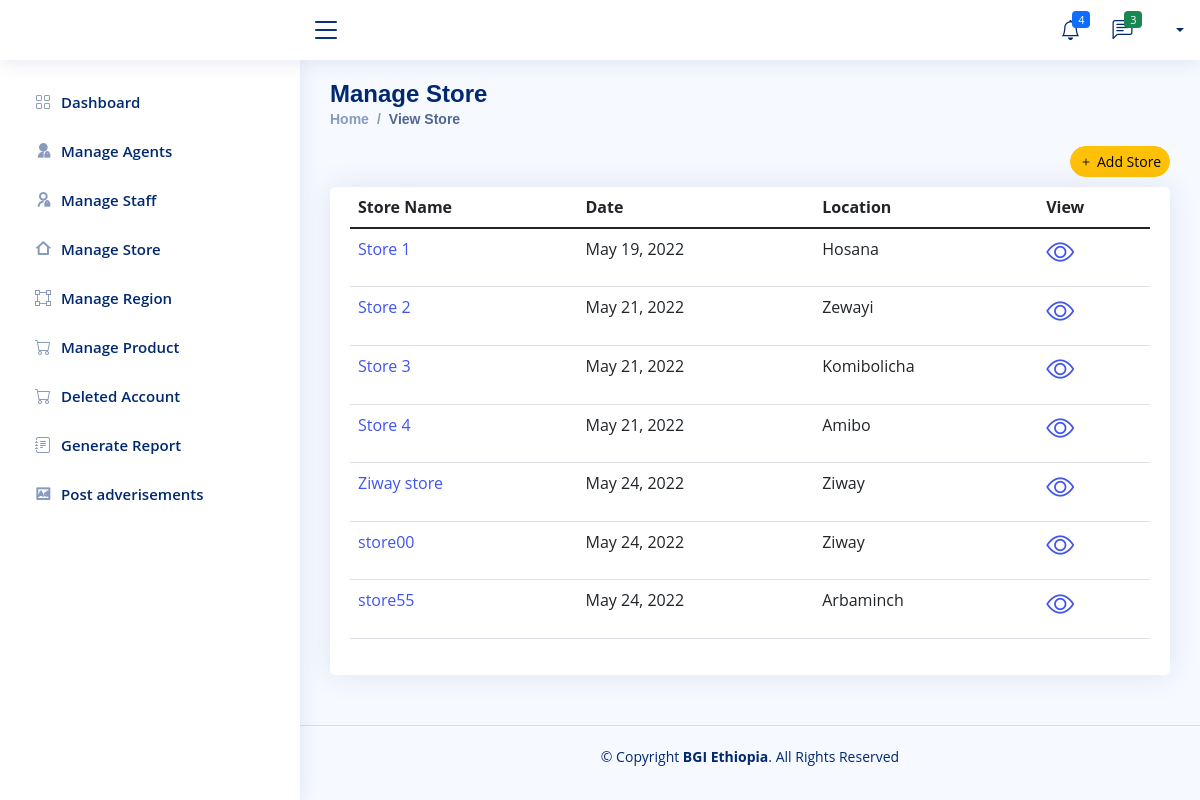
The page /BGI/view_store/ on the database its author committed.
### Company/models.py (models this page shows, shortened)
class Company_Store(models.Model):
    Store_Name = models.CharField(max_length=200, null=True, unique=True)
    Address = models.CharField(max_length=200, null=True)
    date_created = models.DateField(auto_now_add=True, null=True)

### Company/views.py (the view)
# urls.py: path('view_store/',views.view_store,name='view-store'),
def view_store(request):
    all_store = Company_Store.objects.all()
    manager=Company_Store_Manager.objects.all()
    context = {
        'all_store' : all_store,
        'manager' :manager
    }
    return render(request,'Company/store/store-view.html',context)

### Templates/Company/store/store-view.html (shortened to what this page needs)
{% extends 'Company/company-base.html'%}
{% block content%}
  <main id="main" class="main">
    <div class="pagetitle">
      <h1>Manage Store</h1>
      <nav>
        <ol class="breadcrumb">
          <li class="breadcrumb-item"><a href="{% url 'admin-dashbord' %}">Home</a></li>
          <li class="breadcrumb-item active">View Store</li>
        </ol>
        <div class="text-end">
            <a href="{% url 'add-store-company' %}" class="item-end">
                <button type="button" class="btn btn-sm rounded-pill btn-warning"><i class="bi bi-plus me-1"></i>Add Store</button>
              </a>
        </div>
      </nav>
    </div>
    <section class="section">
        <div class="row">
          <div class="col-lg-12">
            <div class="card">
              <div class="card-body">
                <table class="table datatable">
                  <thead>
                    <tr>
                      <th scope="col">Store Name</th>
                      <th scope="col">Date</th>
                      <th scope="col">Location</th>
                      <th scope="col">View</th>
                    </tr>
                  </thead>
                  <tbody>
                 {% for store in all_store %}
                    <tr>
                      <td><a href="{% url 'store_detile' store.id %}">{{store.Store_Name}}</a></td>
                      <td>{{store.date_created}}</td>
                      <td>{{store.Address}}</td>
                      <td><a href="{% url 'store_detile' store.id %}">
                        <h3><i class="bi bi-eye"></i></h3>
                      </a></td>
                    </tr>
                {% endfor %}
                  </tbody>
                </table>
              </div>
            </div>
          </div>
        </div>
      </section>
  </main>
{% endblock %}

### static/assets/css/style.css (style rules this page uses)
:root { scroll-behavior: smooth; }
body { font-family: "Open Sans", sans-serif; background: #f6f9ff; color: #444444; }
a { color: #4154f1; text-decoration: none; }
h1, h2, h3, h4, h5, h6 { font-family: "Nunito", sans-serif; }
#main { margin-top: 60px; padding: 20px 30px; transition: all 0.3s; }
.pagetitle { margin-bottom: 10px; }
.pagetitle h1 { font-size: 24px; margin-bottom: 0; font-weight: 600; color: #012970; }
.card { margin-bottom: 30px; border: none; border-radius: 5px; box-shadow: 0px 0 30px rgba(1, 41, 112, 0.1); }
.card-body { padding: 0 20px 20px 20px; }
.breadcrumb { font-size: 14px; font-family: "Nunito", sans-serif; color: #899bbd; font-weight: 600; }
.breadcrumb a { color: #899bbd; transition: 0.3s; }
.breadcrumb .breadcrumb-item::before { color: #899bbd; }
.breadcrumb .active { color: #51678f; font-weight: 600; }
@media (min-width: 1200px) { #main, #footer { margin-left: 300px; } }

### rows shown on the page
Company_Store: Store_Name "Store 1", date_created "May 19, 2022", Address "Hosana"
Company_Store: Store_Name "Store 2", date_created "May 21, 2022", Address "Zewayi"
Company_Store: Store_Name "Store 3", date_created "May 21, 2022", Address "Komibolicha"
Company_Store: Store_Name "Store 4", date_created "May 21, 2022", Address "Amibo"
Company_Store: Store_Name "Ziway store", date_created "May 24, 2022", Address "Ziway"
Company_Store: Store_Name "store00", date_created "May 24, 2022", Address "Ziway"
Company_Store: Store_Name "store55", date_created "May 24, 2022", Address "Arbaminch"
